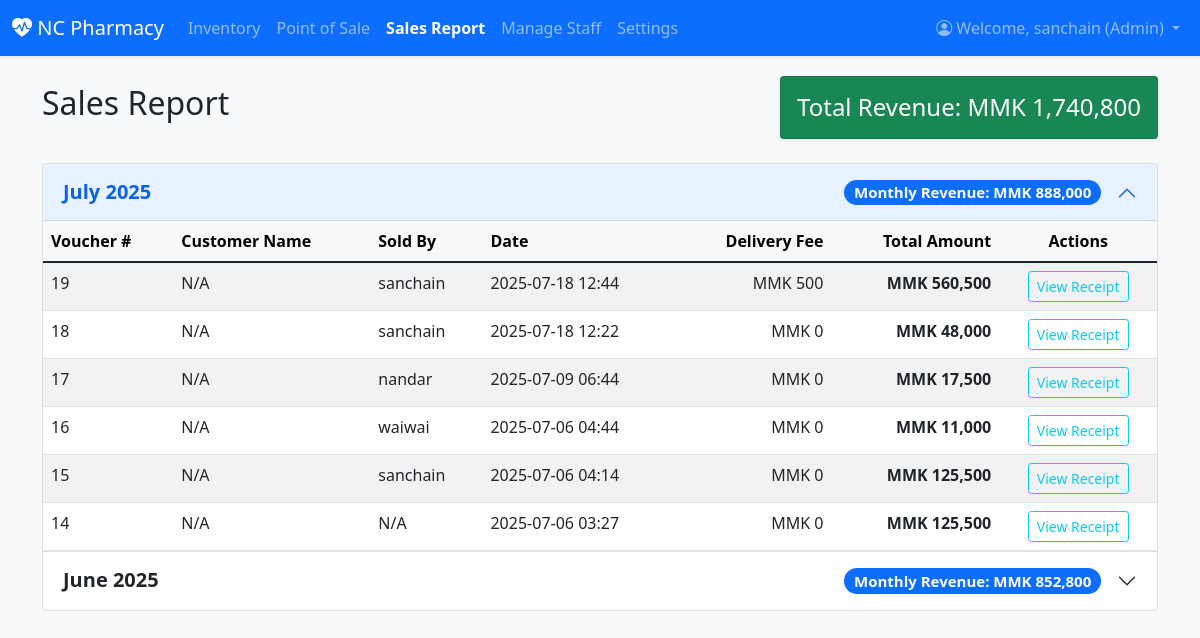
Page /sales/ (signed in) on the committed database.
### inventory/models.py (models this page shows, shortened)
class Profile(models.Model):
    user = models.OneToOneField(User, on_delete=models.CASCADE)
    ROLE_CHOICES = (
        ('admin', 'Admin'),
        ('staff', 'Staff'),
    )
    role = models.CharField(max_length=10, choices=ROLE_CHOICES, blank=True)
    permissions = models.ManyToManyField(Permission, blank=True)

class Sale(models.Model):
    created_at = models.DateTimeField(default=timezone.now)
    created_by = models.ForeignKey(User, on_delete=models.SET_NULL, null=True, blank=True, related_name='sales')
    delivery_fee = models.IntegerField(default=0)
    total_amount = models.IntegerField(default=0)
    customer_name = models.CharField(max_length=100, blank=True)
    customer_phone = models.CharField(max_length=20, blank=True)
    customer_address = models.TextField(blank=True)

### inventory/views.py (the view)
# urls.py: path('sales/', sales_report_view, name='sales_report'),
@login_required(login_url='/login/')
def sales_report_view(request):
    if not user_has_permission(request.user, 'view_sale'):
        messages.error(request, "You do not have permission to view sales reports.")
        return redirect('dashboard')
    sales_query = Sale.objects.select_related('created_by').all().order_by('-created_at')
    sales_by_month = OrderedDict()
    for sale in sales_query:
        month_start = sale.created_at.date().replace(day=1)
        if month_start not in sales_by_month:
            sales_by_month[month_start] = {
                'sales': [],
                'monthly_total': 0
            }
        sales_by_month[month_start]['sales'].append(sale)
        sales_by_month[month_start]['monthly_total'] += sale.total_amount
    total_revenue = sales_query.aggregate(total=Sum('total_amount'))['total'] or 0
    context = {
        'sales_by_month': sales_by_month,
        'total_revenue': total_revenue,
    }
    return render(request, 'inventory/sales_report.html', context)

### inventory/views.py (called while the page is built)
def is_admin(user):
    return user.is_authenticated and hasattr(user, 'profile') and user.profile.role == 'admin'

def user_has_permission(user, perm_codename):
    if not user.is_authenticated or not hasattr(user, 'profile'):
        return False
    if is_admin(user):
        return True
    return user.profile.permissions.filter(codename=perm_codename).exists()

### inventory/templates/inventory/sales_report.html (shortened to what this page needs)
{% extends 'inventory/base.html' %}
{% load humanize %}
{% block content %}
<div class="d-flex justify-content-between align-items-center mb-4">
    <h1 class="h2">Sales Report</h1>
    <div class="card bg-success text-white shadow-sm">
        <div class="card-body p-3">
            <h4 class="card-title mb-0">Total Revenue: MMK {{ total_revenue|floatformat:0|intcomma }}</h4>
        </div>
    </div>
</div>
<div class="accordion" id="salesReportAccordion">
    {% for month_date, data in sales_by_month.items %}
    <div class="accordion-item">
        <h2 class="accordion-header" id="heading-{{ forloop.counter }}">
            <button class="accordion-button fs-5 {% if not forloop.first %}collapsed{% endif %}" type="button" data-bs-toggle="collapse" data-bs-target="#collapse-{{ forloop.counter }}" aria-expanded="{% if forloop.first %}true{% else %}false{% endif %}" aria-controls="collapse-{{ forloop.counter }}">
                <div class="d-flex justify-content-between w-100 me-3">
                    <strong>{{ month_date|date:"F Y" }}</strong>
                    <span class="badge bg-primary rounded-pill">Monthly Revenue: MMK {{ data.monthly_total|floatformat:0|intcomma }}</span>
                </div>
            </button>
        </h2>
        <div id="collapse-{{ forloop.counter }}" class="accordion-collapse collapse {% if forloop.first %}show{% endif %}" aria-labelledby="heading-{{ forloop.counter }}" data-bs-parent="#salesReportAccordion">
            <div class="accordion-body p-0">
                <div class="table-responsive">
                    <table class="table table-striped table-hover mb-0">
                        <thead class="table-light">
                            <tr>
                                <th>Voucher #</th>
                                <th>Customer Name</th>
                                <th>Sold By</th>
                                <th>Date</th>
                                <th class="text-end">Delivery Fee</th>
                                <th class="text-end">Total Amount</th>
                                <th class="text-center">Actions</th>
                            </tr>
                        </thead>
                        <tbody>
                            {% for sale in data.sales %}
                            <tr>
                                <td>{{ sale.pk }}</td>
                                <td>{{ sale.customer_name|default:"N/A" }}</td>
                                <td>{{ sale.created_by.username|default:"N/A" }}</td>
                                <td>{{ sale.created_at|date:"Y-m-d H:i" }}</td>
                                <td class="text-end">MMK {{ sale.delivery_fee|floatformat:0|intcomma }}</td>
                                <td class="text-end fw-bold">MMK {{ sale.total_amount|floatformat:0|intcomma }}</td>
                                <td class="text-center">
                                    <a href="{% url 'sale_receipt' sale.pk %}" class="btn btn-sm btn-outline-info">View Receipt</a>
                                </td>
                            </tr>
                            {% endfor %}
                        </tbody>
                    </table>
                </div>
            </div>
        </div>
    </div>
    {% empty %}
    <div class="card">
        <div class="card-body text-center py-5">
            <p class="mb-0 text-muted">No sales have been recorded yet.</p>
        </div>
    </div>
    {% endfor %}
</div>
{% endblock %}

### inventory/templates/inventory/base.html (shortened to what this page needs)
{% load static %}
<!DOCTYPE html>
<html lang="en">
<head>
    <link href="https://cdn.jsdelivr.net/npm/bootstrap@5.1.3/dist/css/bootstrap.min.css" rel="stylesheet">
    <link rel="stylesheet" href="https://cdn.jsdelivr.net/npm/bootstrap-icons@1.8.1/font/bootstrap-icons.css">
</head>
<body>
    <nav class="navbar navbar-expand-lg navbar-dark bg-primary shadow-sm">
        <div class="container-fluid">
            <a class="navbar-brand" href="{% if user.is_authenticated %}{% url 'dashboard' %}{% else %}{% url 'login' %}{% endif %}">
                <i class="bi bi-heart-pulse-fill"></i> NC Pharmacy
            </a>
            {% if user.is_authenticated %}
            <div class="collapse navbar-collapse" id="navbarNav">
                <ul class="navbar-nav me-auto mb-2 mb-lg-0">
                    <li class="nav-item"><a class="nav-link {% if request.resolver_match.url_name == 'medicine_list' %}active{% endif %}" href="{% url 'medicine_list' %}">Inventory</a></li>
                    <li class="nav-item"><a class="nav-link {% if request.resolver_match.url_name == 'pos' %}active{% endif %}" href="{% url 'pos' %}">Point of Sale</a></li>
                    <li class="nav-item"><a class="nav-link {% if request.resolver_match.url_name == 'sales_report' %}active{% endif %}" href="{% url 'sales_report' %}">Sales Report</a></li>
                    {% if user.profile.role == 'admin' %}
                    <li class="nav-item"><a class="nav-link {% if request.resolver_match.url_name == 'manage_staff' %}active{% endif %}" href="{% url 'manage_staff' %}">Manage Staff</a></li>
                    <li class="nav-item"><a class="nav-link {% if request.resolver_match.url_name == 'settings' %}active{% endif %}" href="{% url 'settings' %}">Settings</a></li>
                    {% endif %}
                </ul>
                <ul class="navbar-nav ms-auto">
                    <li class="nav-item dropdown">
                        <a class="nav-link dropdown-toggle" href="#" id="navbarDropdown" role="button" data-bs-toggle="dropdown" aria-expanded="false">
                           <i class="bi bi-person-circle"></i> Welcome, {{ user.username }} ({{ user.profile.get_role_display }})
                        </a>
                    </li>
                </ul>
            </div>
            {% endif %}
        </div>
    </nav>
    <div class="container content-wrapper">
        {% block content %}{% endblock %}
    </div>
</body>
</html>

### inventory/templates/inventory/base.html (style rules this page uses)
body { background-color: #f8f9fa; }
.content-wrapper { padding-top: 20px; padding-bottom: 40px; }
.navbar .nav-link.active { font-weight: bold; color: #fff; }

### rows in the picture
Sale: pk "19", customer_name "N/A", created_by.username "sanchain", created_at "2025-07-18 12:44", delivery_fee "500", total_amount "560,500"
Sale: pk "18", customer_name "N/A", created_by.username "sanchain", created_at "2025-07-18 12:22", delivery_fee "0", total_amount "48,000"
Sale: pk "17", customer_name "N/A", created_by.username "nandar", created_at "2025-07-09 06:44", delivery_fee "0", total_amount "17,500"
Sale: pk "16", customer_name "N/A", created_by.username "waiwai", created_at "2025-07-06 04:44", delivery_fee "0", total_amount "11,000"
Sale: pk "15", customer_name "N/A", created_by.username "sanchain", created_at "2025-07-06 04:14", delivery_fee "0", total_amount "125,500"
Sale: pk "14", customer_name "N/A", created_by.username "N/A", created_at "2025-07-06 03:27", delivery_fee "0", total_amount "125,500"

### other values in the picture
{{ user.username }} "sanchain"
{{ user.profile.get_role_display }} "Admin"
{{ total_revenue|floatformat:0|intcomma }} "1,740,800"
{{ month_date|date:"F Y" }} "July 2025" "June 2025"
{{ data.monthly_total|floatformat:0|intcomma }} "888,000" "852,800"
